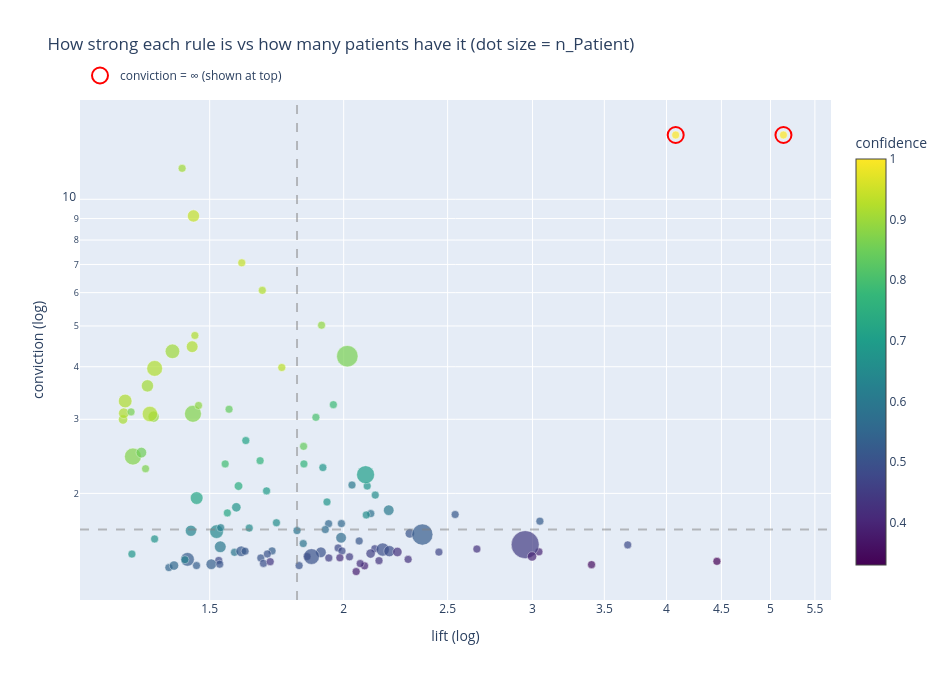

The notebook cell this image was saved under:
### Markdown cell above
### Q3 — Rules that are strong and show up in more than one patient
The heatmap above picks rules mostly by how common they are, so their lift is low (~1.4). Here we
rank **all** rules by their own numbers instead — lift, conviction, confidence — and keep only the
ones found in **more than one patient**, because a rule seen in a single patient may just be that
one sample. `REPRO_COL` picks what to count: **change it to `'FOV'` or `'Biopsy'`** to count FOVs or
biopsies instead of patients. In the plot, dots to the **right** have higher lift, dots **up** have
higher conviction, and **bigger dots** are found in more patients — so top-right and big is what we
want. Only the strongest few are named on the plot; the table below lists exactly those. The second
plot is the same one, interactive — hover any dot for its rule and numbers.

### Code cell
# --- What to count: 'PatientID', or change to 'FOV' / 'Biopsy' ---
REPRO_COL = 'PatientID'
MIN_COUNT = 2          # keep rules found in at least this many patients (or FOVs / biopsies)
_count_col = {'FOV': 'n_FOV', 'Biopsy': 'n_Biopsy', 'PatientID': 'n_Patient'}[REPRO_COL]
_unit = {'FOV': 'FOVs', 'Biopsy': 'biopsies', 'PatientID': 'patients'}[REPRO_COL]

# One row per rule, over ALL rules (not just the ones the heatmap picked).
canon = canonicalize_rules(df_results)
rule_table = build_rule_table(canon, df_fovs, fov_frac=FOV_FRAC, with_abundance=True,
                              score_col='Pathological score')
repeated = rule_table[rule_table[_count_col] >= MIN_COUNT].copy()
print(f"{len(rule_table)} rules total; {len(repeated)} found in at least {MIN_COUNT} {_unit}.\n")

# The named rules are the strongest ones in the picture; the table lists exactly those.
named_rules = plot_rule_metric_scatter(repeated, size_col=_count_col, annotate_top=15,
                                       save='q3_lift_vs_conviction')
display(named_rules)

# Same plot, interactive: hover any dot for its rule and numbers.
plot_rule_metric_scatter_interactive(repeated, size_col=_count_col);

### Figure 1 — Plotly figure (JSON) as saved in the notebook; plotly's stock layout.template omitted (floating-point values rounded to 4 significant figures; data arrays with more than 128 entries replaced by an {"elided": "..."} marker saying what was removed)
{"data": [{"customdata": {"elided": "109x7 mixed values"}, "hovertemplate": "<b>%{customdata[0]}</b><br>lift = %{x:.2f}   conviction = %{customdata[1]}<br>confidence = %{customdata[2]}<br>n_FOV = %{customdata[3]}   n_Patient = %{customdata[4]}<br>ant_abund = %{customdata[5]}   con_abund = %{customdata[6]}<extra></extra>", "marker": {"color": [0.8882, 0.3302, 0.6749, 0.4832, 0.4679, 0.6447, 0.354, 0.4294, 0.9112, 0.5087, 0.9055, 0.5889, 0.6335, 0.4545, 0.5068, 0.6952, 0.5163, 0.5497, 0.5979, 0.8663, 0.9188, 0.6742, 0.552, 1.0, 0.9413, 0.8614, 0.8725, 0.5907, 0.5286, 0.8737, 0.4746, 0.6804, 0.4808, 0.6538, 0.9405, 0.3875, 0.7847, 0.7269, 0.4934, 0.531, 0.5548, 0.9178, 0.5889, 0.5021, 0.5255, 0.5071, 0.5163, 0.8381, 0.4811, 0.9039, 0.6787, 0.5804, 0.3977, 0.8609, 0.7157, 0.5538, 0.6, 0.7917, 0.5228, 0.8843, 0.9201, 0.4926, 0.5015, 0.5654, 0.4745, 0.919, 0.8887, 0.484, 0.5307, 0.5119, 0.4291, 0.4494, 0.6528, 0.6192, 0.4184, 0.3982, 0.6577, 1.0, 0.7219, 0.6184, 0.6605, 0.8526, 0.9028, 0.4996, 0.6818, 0.5232, 0.5645, 0.8023, 0.4324, 0.919, 0.8374, 0.7643, 0.5158, 0.7026, 0.7666, 0.4171, 0.7434, 0.6769, 0.4475, 0.9192, 0.3982, 0.4388, 0.9189, 0.4894, 0.4287, 0.5007, 0.6013, 0.4589, 0.9295], "colorbar": {"len": 0.9, "title": {"text": "confidence"}, "x": 1.02, "y": 0.5, "yanchor": "middle"}, "colorscale": [[0, "#440154"], [0.1111, "#482878"], [0.2222, "#3e4989"], [0.3333, "#31688e"], [0.4444, "#26828e"], [0.5556, "#1f9e89"], [0.6667, "#35b779"], [0.7778, "#6ece58"], [0.8889, "#b5de2b"], [1, "#fde725"]], "line": {"color": "white", "width": 0.5}, "showscale": true, "size": [3.0, 2.0, 2.0, 4.0, 2.0, 15.0, 2.0, 2.0, 7.0, 7.0, 12.0, 2.0, 10.0, 3.0, 3.0, 5.0, 2.0, 2.0, 11.0, 5.0, 9.0, 5.0, 4.0, 4.0, 4.0, 37.0, 23.0, 3.0, 4.0, 23.0, 5.0, 5.0, 5.0, 3.0, 12.0, 3.0, 2.0, 2.0, 3.0, 9.0, 7.0, 15.0, 2.0, 4.0, 15.0, 3.0, 9.0, 3.0, 2.0, 2.0, 2.0, 2.0, 2.0, 3.0, 2.0, 2.0, 2.0, 3.0, 2.0, 2.0, 4.0, 14.0, 9.0, 3.0, 2.0, 11.0, 10.0, 4.0, 5.0, 3.0, 3.0, 3.0, 4.0, 3.0, 2.0, 4.0, 2.0, 2.0, 13.0, 5.0, 2.0, 9.0, 17.0, 3.0, 4.0, 36.0, 9.0, 3.0, 3.0, 2.0, 3.0, 2.0, 3.0, 26.0, 3.0, 2.0, 6.0, 7.0, 63.0, 20.0, 7.0, 3.0, 19.0, 10.0, 7.0, 20.0, 9.0, 7.0, 3.0], "sizemin": 4, "sizemode": "area", "sizeref": 0.1607}, "mode": "markers", "showlegend": false, "type": "scatter", "x": [1.907, 4.457, 2.104, 3.68, 2.138, 1.522, 3.405, 2.662, 1.245, 2.305, 1.312, 1.809, 1.441, 1.937, 1.674, 1.695, 2.541, 1.374, 1.535, 1.307, 1.247, 1.333, 1.936, 5.141, 1.607, 2.016, 1.447, 1.582, 1.458, 1.272, 1.849, 1.269, 1.529, 2.14, 1.449, 2.054, 1.956, 1.558, 1.684, 1.505, 1.389, 1.251, 1.834, 1.817, 1.43, 1.533, 1.605, 1.835, 1.976, 1.414, 1.93, 2.12, 2.092, 1.267, 1.621, 1.99, 2.036, 1.551, 3.048, 1.465, 1.679, 2.175, 1.905, 1.923, 2.454, 1.445, 1.33, 1.993, 1.715, 2.068, 2.297, 2.025, 1.633, 1.536, 1.984, 3.041, 1.731, 4.079, 1.459, 1.422, 2.099, 1.295, 1.385, 1.698, 1.913, 2.368, 1.989, 1.884, 2.158, 1.453, 1.564, 1.672, 1.618, 2.096, 1.836, 2.072, 1.596, 1.588, 2.953, 1.333, 2.997, 1.708, 1.319, 2.206, 2.244, 1.867, 2.203, 2.119, 1.751], "y": [5.021, 1.379, 2.082, 1.509, 1.477, 1.622, 1.354, 1.475, 2.997, 1.606, 3.603, 1.631, 1.63, 1.405, 1.404, 2.028, 1.782, 1.332, 1.493, 2.289, 3.102, 1.558, 1.694, 14.22, 7.062, 4.238, 3.092, 1.449, 1.347, 2.447, 1.415, 1.435, 1.386, 1.981, 9.128, 1.304, 3.25, 1.797, 1.363, 1.357, 1.347, 3.316, 1.52, 1.347, 1.394, 1.358, 1.457, 2.587, 1.484, 11.85, 1.908, 1.79, 1.345, 3.124, 2.671, 1.695, 2.094, 2.35, 1.718, 3.236, 6.075, 1.471, 1.448, 1.641, 1.45, 4.463, 3.044, 1.46, 1.46, 1.541, 1.394, 1.413, 1.654, 1.658, 1.406, 1.452, 1.703, 14.22, 1.95, 1.391, 1.777, 2.5, 4.351, 1.436, 2.303, 1.597, 1.569, 3.033, 1.384, 4.746, 3.17, 2.392, 1.458, 2.215, 2.35, 1.362, 2.082, 1.853, 1.511, 3.963, 1.416, 1.376, 3.088, 1.458, 1.451, 1.415, 1.824, 1.439, 3.983]}, {"hoverinfo": "skip", "marker": {"color": "rgba(0,0,0,0)", "line": {"color": "red", "width": 2}, "size": 16}, "mode": "markers", "name": "conviction = ∞ (shown at top)", "type": "scatter", "x": [5.141, 4.079], "y": [14.22, 14.22]}], "layout": {"height": 680, "legend": {"orientation": "h", "x": 0, "y": 1.02, "yanchor": "bottom"}, "shapes": [{"line": {"color": "gray", "dash": "dash"}, "opacity": 0.5, "type": "line", "x0": 1.809, "x1": 1.809, "xref": "x", "y0": 0, "y1": 1, "yref": "y domain"}, {"line": {"color": "gray", "dash": "dash"}, "opacity": 0.5, "type": "line", "x0": 0, "x1": 1, "xref": "x domain", "y0": 1.641, "y1": 1.641, "yref": "y"}], "showlegend": true, "title": {"text": "How strong each rule is vs how many patients have it (dot size = n_Patient)"}, "width": 950, "xaxis": {"title": {"text": "lift (log)"}, "type": "log"}, "yaxis": {"title": {"text": "conviction (log)"}, "type": "log"}}}
